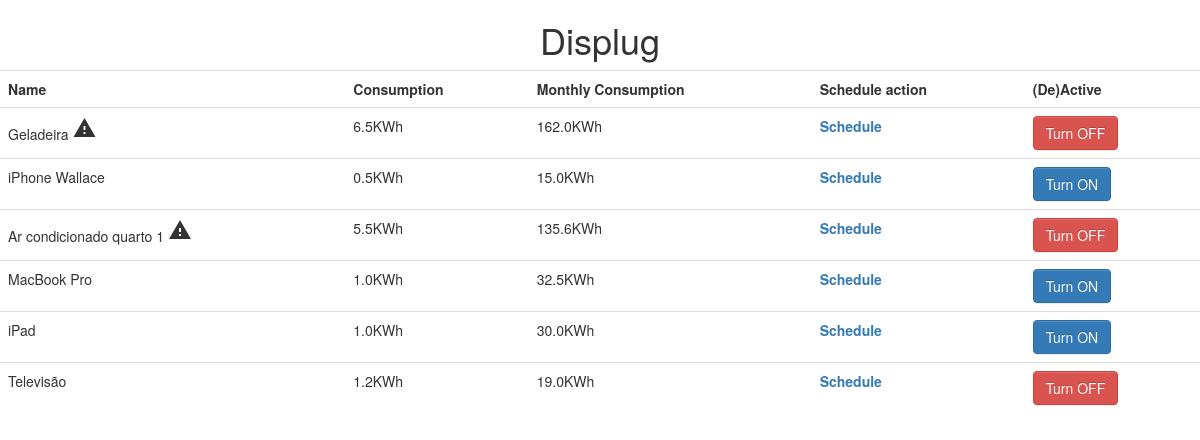
/displug/, run on the app's committed database.
### displug/models.py (models this page shows, shortened)
class Devices(models.Model):
    consumption = models.FloatField(default=0.0)
    monthly_consumption = models.FloatField(default=0.0)
    name = models.CharField(max_length=200)
    active = models.BooleanField(max_length=False)

### displug/views.py (the view)
# urls.py: path('', views.DevicesListView.as_view(), name='index'),
class DevicesListView(ListView):
    model = Devices
    paginate_by = 100  # if pagination is desired
    def get_context_data(self, **kwargs):
        context = super().get_context_data(**kwargs)
        context['now'] = timezone.now()
        return context

### displug/templates/displug/devices_list.html
{% extends "displug/base.html" %}
{% block displug_content %}
{% if devices_list %}
{% load staticfiles %}
<div>
    <table class="table table-hover" id="table_list">
        <tr align="center">
            <th>Name</th>
            <th>Consumption</th>
            <th>Monthly Consumption</th>
            <th>Schedule action</th>
            <th>(De)Active</th>
        </tr>
        {% for device in devices_list %}
            <tr>
                <td>{{ device.name }}
                    {% if device.consumption > 5 %}
                        <i class="material-icons">&#xe002;</i>
                    {% endif %}
                </td>
                <td>{{ device.consumption}}KWh</td>
                <td>
                    {{device.monthly_consumption}}KWh
                </td>
                <td><a href="schedule"><b>Schedule</b></a></td>
                <td>
                    {% if device.active %}
                    <input class="btn btn-danger" type="submit" value="Turn OFF">
                    {% else %}
                    <input class="btn btn-primary" type="submit" value="Turn ON">
                    {% endif %}
                </td>
            </tr>
        {% endfor %}
    </table>
</div>
{% else %}
    <li>No devices yet.</li>
{% endif %}
{% endblock %}

### displug/templates/displug/base.html (shortened to what this page needs)
<!DOCTYPE html>
<html lang="en">
<head>
    <link rel="stylesheet" href="//maxcdn.bootstrapcdn.com/bootstrap/3.2.0/css/bootstrap.min.css">
    <link rel="stylesheet" href="//maxcdn.bootstrapcdn.com/bootstrap/3.2.0/css/bootstrap-theme.min.css">
    <link rel="stylesheet" href="https://maxcdn.bootstrapcdn.com/bootstrap/3.3.7/css/bootstrap.min.css">
</head>
<h1 align="center">Displug</h1>
<body>
<div>
    {% block displug_content %}
    {% endblock %}
  </div>
</body>
</html>

### data on the page
Devices: name "Geladeira", consumption "6.5", monthly_consumption "162.0"
Devices: name "iPhone Wallace", consumption "0.5", monthly_consumption "15.0"
Devices: name "Ar condicionado quarto 1", consumption "5.5", monthly_consumption "135.6"
Devices: name "MacBook Pro", consumption "1.0", monthly_consumption "32.5"
Devices: name "iPad", consumption "1.0", monthly_consumption "30.0"
Devices: name "Televisão", consumption "1.2", monthly_consumption "19.0"
